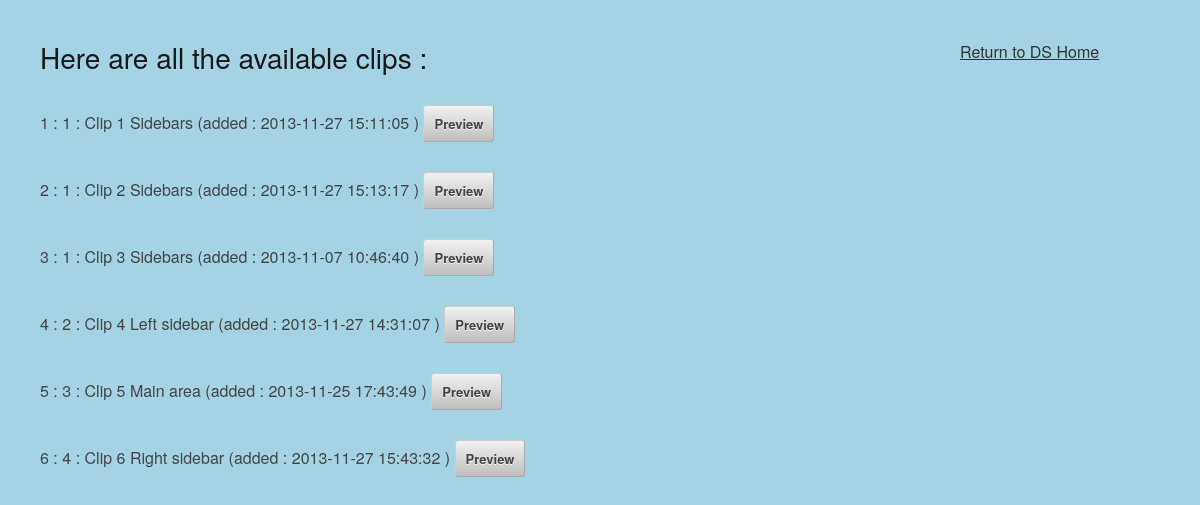
The page /visit/clips/index.php on the database its author committed.
### tables this page shows
CREATE TABLE IF NOT EXISTS `clip` (
  `id` int(11) NOT NULL AUTO_INCREMENT,
  `clipname` text NOT NULL,
  `clipdate` timestamp NOT NULL DEFAULT CURRENT_TIMESTAMP ON UPDATE CURRENT_TIMESTAMP,
  `clipbackgroundcolor` text NOT NULL,
  `clipDurationInSeconds` int(11) NOT NULL DEFAULT '4',
  `clipOrderNumber` int(11) NOT NULL DEFAULT '1',
  `nextClipId` int(11) NOT NULL DEFAULT '0',
  `isLoop` tinyint(1) NOT NULL DEFAULT '1',
  `updated` tinyint(1) NOT NULL DEFAULT '0',
  `cliplayoutid` int(11) NOT NULL,
  PRIMARY KEY (`id`),
  KEY `cliplayoutid` (`cliplayoutid`)
);

### visit/clips/index.php (called while the page is built, shortened)
<?php
include '../../includes/db.inc.php';
try {
    $result = $pdo->query('SELECT id, cliplayoutname FROM cliplayout');
} catch (PDOException $error) {
    $error = 'Error fetching clip layouts from database!';
    include '../../includes/error.html.php';
    exit();
}
try {
    $result = $pdo->query('SELECT clip.*, sequenceclip.sequenceid, sequenceclip.singleClipSequence
                           FROM clip
                           JOIN sequenceclip ON clip.id = sequenceclip.inSequenceClipId
                           WHERE sequenceclip.singleClipSequence = 1
                           GROUP BY clip.id');
} catch (PDOException $error) {
    $error = $error->getMessage();
    include '../../includes/error.html.php';
    exit();
}
while ($row = $result->fetch()) {
    $clips[] = array(
        'id' => $row['id'],
        'clipname' => $row['clipname'],
        'clipdate' => $row['clipdate'],
        'cliplayoutid' => $row['cliplayoutid'],
        'nextClipId' => $row['nextClipId'],
        'sequence_id' => $row['sequenceid'],
        'singleClip' => $row['singleClipSequence']
    );
}
include 'cliplist.html.php';
exit();
?>

### visit/clips/cliplist.html.php (the view, shortened to what this page needs)
<?php include '../../includes/helpers.inc.php'; ?>
<!DOCTYPE html>
<html>
    <head>
        <link rel="stylesheet" href="../../css/base.css">
    </head>
    <body style="padding: 40px;">
    <div style="position: absolute; left: 960px; top: 40px;" >
        <a href="../../">Return to DS Home</a>
    </div>
    <h3>Here are all the available clips :</h3>
    <br>
    <ul>
        <?php foreach ($clips as $clip): ?>
            <li>
                <form action="" method="post">
                    <?php echo $clip['id']; ?> :
                    <?php htmlout($clip['cliplayoutid']) ?> :
                    <?php echo htmlout($clip['clipname'], ENT_QUOTES, 'UTF-8'); ?>
                    (added : <?php echo htmlout($clip['clipdate'], ENT_QUOTES, 'UTF-8'); ?> )
                    <input type="submit" name="action" value="Preview">
                </form>
            </li>
        <?php endforeach; ?>
    </ul>
</body>
</html>

### includes/helpers.inc.php
<?php
function html($text) {
    return htmlspecialchars($text, ENT_QUOTES, 'UTF-8');
}
function htmlout($text) {
    echo html($text);
}
?>

### css/base.css (style rules this page uses)
html, body, div, span, applet, object, iframe, h1, h2, h3, h4, h5, h6, p, blockquote, pre, a, abbr, acronym, address, big, cite, code, del, dfn, em, img, ins, kbd, q, s, samp, small, strike, strong, sub, sup, tt, var, b, u, i, center, dl, dt, dd, ol, ul, li, fieldset, form, label, legend, table, caption, tbody, tfoot, thead, tr, th, td, article, aside, canvas, details, embed, figure, figcaption, footer, header, hgroup, menu, nav, output, ruby, section, summary, time, mark, audio, video { margin: 0; padding: 0; border: 0; font-size: inherit; font: inherit; vertical-align: baseline; }
body { line-height: 1; }
ol, ul { list-style: none; }
body { background: #A4D4E3; font: 16px "HelveticaNeue", "Helvetica Neue", Helvetica, Arial, sans-serif; color: #444; -webkit-font-smoothing: antialiased; -webkit-text-size-adjust: 100%; }
h1, h2, h3, h4, h5, h6 { color: #181818; font-family: "HelveticaNeue", "Helvetica Neue", Helvetica, Arial, sans-serif; font-weight: normal; }
h3 { font-size: 28px; line-height: 34px; margin-bottom: 8px; }
a, a:visited { color: #333; text-decoration: underline; outline: 0; }
ul, ol { margin-bottom: 20px; }
ul { list-style: none outside; }
li { line-height: 18px; margin-bottom: 10px; }
.button, button, input[type="submit"], input[type="reset"], input[type="button"] { background: #eee; background: #eee -moz-linear-gradient(top, rgba(255,255,255,.2) 0%, rgba(0,0,0,.2) 100%); background: #eee -webkit-gradient(linear, left top, left bottom, color-stop(0%,rgba(255,255,255,.2)), color-stop(100%,rgba(0,0,0,.2))); background: #eee -webkit-linear-gradient(top, rgba(255,255,255,.2) 0%,rgba(0,0,0,.2) 100%); background: #eee -o-linear-gradient(top, rgba(255,255,255,.2) 0%,rgba(0,0,0,.2) 100%); background: #eee -ms-linear-gradient(top, rgba(255,255,255,.2) 0%,rgba(0,0,0,.2) 100%); background: #eee linear-gradient(top, rgba(255,255,255,.2) 0%,rgba(0,0,0,.2) 100%); border: 1px solid #aaa; border-top: 1px solid #ccc; border-left: 1px solid #ccc; -moz-border-radius: 3px; -webkit-border-radius: 3px; border-radius: 3px; color: #444; display: inline-block; font-size: 13px; font-weight: bold; text-decoration: none; text-shadow: 0 1px rgba(255, 255, 255, .75); cursor: pointer; margin-bottom: 20px; line-height: normal; padding: 8px 10px; font-family: "HelveticaNeue", "Helvetica Neue", Helvetica, Arial, sans-serif; }
form { margin-bottom: 10px; }

### rows shown on the page
clip: id "1", cliplayoutid "1 Clip 1 Sidebars 2013-11-27 15:11:05"
clip: id "2", cliplayoutid "1 Clip 2 Sidebars 2013-11-27 15:13:17"
clip: id "3", cliplayoutid "1 Clip 3 Sidebars 2013-11-07 10:46:40"
clip: id "4", cliplayoutid "2 Clip 4 Left sidebar 2013-11-27 14:31:07"
clip: id "5", cliplayoutid "3 Clip 5 Main area 2013-11-25 17:43:49"
clip: id "6", cliplayoutid "4 Clip 6 Right sidebar 2013-11-27 15:43:32"
